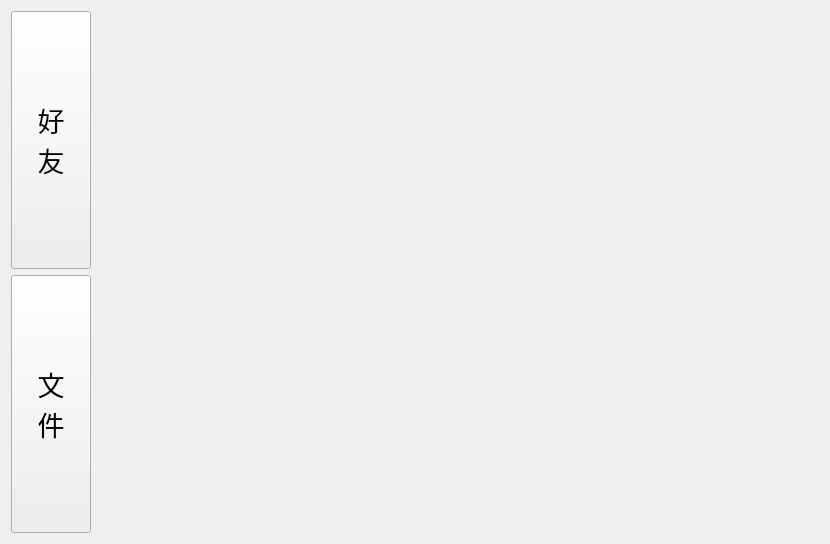
<?xml version="1.0" encoding="UTF-8"?>
<ui version="4.0">
 <class>Index</class>
 <widget class="QWidget" name="Index">
  <property name="geometry">
   <rect>
    <x>0</x>
    <y>0</y>
    <width>830</width>
    <height>544</height>
   </rect>
  </property>
  <property name="windowTitle">
   <string>主界面</string>
  </property>
  <property name="windowIcon">
   <iconset>
    <normaloff>C:/Users/86187/Pictures/Saved Pictures/主界面.png</normaloff>C:/Users/86187/Pictures/Saved Pictures/主界面.png</iconset>
  </property>
  <layout class="QHBoxLayout" name="horizontalLayout">
   <item>
    <layout class="QVBoxLayout" name="verticalLayout">
     <item>
      <widget class="QPushButton" name="firend_PB">
       <property name="sizePolicy">
        <sizepolicy hsizetype="Minimum" vsizetype="Expanding">
         <horstretch>0</horstretch>
         <verstretch>0</verstretch>
        </sizepolicy>
       </property>
       <property name="font">
        <font>
         <family>Agency FB</family>
         <pointsize>20</pointsize>
        </font>
       </property>
       <property name="text">
        <string>好
友</string>
       </property>
      </widget>
     </item>
     <item>
      <widget class="QPushButton" name="file_PB">
       <property name="sizePolicy">
        <sizepolicy hsizetype="Minimum" vsizetype="Expanding">
         <horstretch>0</horstretch>
         <verstretch>0</verstretch>
        </sizepolicy>
       </property>
       <property name="font">
        <font>
         <family>Agency FB</family>
         <pointsize>20</pointsize>
        </font>
       </property>
       <property name="text">
        <string>文
件</string>
       </property>
      </widget>
     </item>
    </layout>
   </item>
   <item>
    <widget class="QStackedWidget" name="stackedWidget">
     <widget class="Friend" name="friendPage"/>
     <widget class="File" name="filePage"/>
    </widget>
   </item>
  </layout>
 </widget>
 <customwidgets>
  <customwidget>
   <class>Friend</class>
   <extends>QWidget</extends>
   <header>friend.h</header>
   <container>1</container>
  </customwidget>
  <customwidget>
   <class>File</class>
   <extends>QWidget</extends>
   <header>file.h</header>
   <container>1</container>
  </customwidget>
 </customwidgets>
 <resources/>
 <connections/>
</ui>
